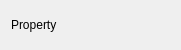
<?xml version="1.0" encoding="UTF-8"?>
<ui version="4.0">
 <class>PropertyWidget</class>
 <widget class="QWidget" name="PropertyWidget">
  <property name="geometry">
   <rect>
    <x>0</x>
    <y>0</y>
    <width>181</width>
    <height>50</height>
   </rect>
  </property>
  <property name="minimumSize">
   <size>
    <width>0</width>
    <height>50</height>
   </size>
  </property>
  <property name="windowTitle">
   <string>Form</string>
  </property>
  <layout class="QVBoxLayout" name="verticalLayout">
   <item>
    <widget class="QLabel" name="label">
     <property name="text">
      <string>Property</string>
     </property>
    </widget>
   </item>
   <item>
    <layout class="QVBoxLayout" name="layoutProperty"/>
   </item>
  </layout>
 </widget>
 <resources/>
 <connections/>
</ui>
